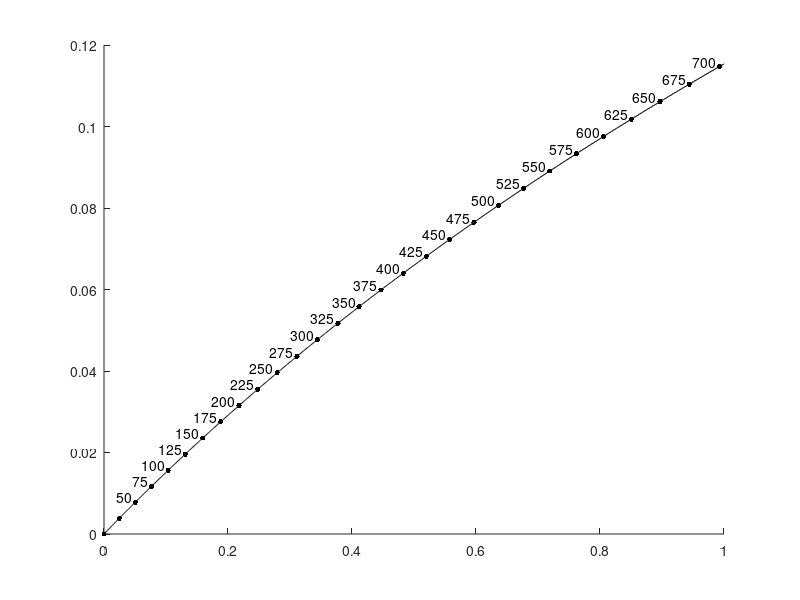

Write the MATLAB code that produced this figure. (Note: this script raises an error after producing the figure.)
%% Add Jaffey concordia curve with uncertainty

% Jaffey decay constants
    l235U = log(2)/(7.0381*10^8); % 1/Years
    l235U_sigma = log(2)/(7.0381*10^8)*0.0048/7.0381; % 1/Years
    l238U = log(2)/(4.4683*10^9); % 1/Years
    l238U_sigma = log(2)/(4.4683*10^9)*0.0024/4.4683; % 1/Years
    
    % Uncertainty of 235 decay constant relative to the 238 decay constant
    l235U_sigma_r = l235U .* sqrt((l238U_sigma/l238U).^2 + (l235U_sigma/l235U).^2); % 1/Years
    
% Schoene adjusted 235U decay constant
    l235U_Schoene = 9.8569E-10; % 1/Years
        
% Plot the concordia curve
    xl = xlim; % Note current size of figure
    tlim = log(xl+1)./l235U; % Calculate time range of current window
    t = linspace(tlim(1),tlim(2),1000); % Time vector
    r75t = exp(l235U.*t) - 1; % X axis values
    r68t = exp(l238U.*t) - 1; % Y axis values
    hold on; fill([exp((l235U-l235U_sigma_r*2).*t) - 1, fliplr(exp((l235U+l235U_sigma_r*2).*t) - 1)],[r68t, fliplr(r68t)],'k','FaceAlpha',0.2,'EdgeAlpha',0) % Two-sigma concordia uncertainty
    hold on; plot(r75t,r68t,'k') % Concordia line

    xlim(xl); % Ensure that figure size hasn't changed
    
% Calculate desired range of age markers
    scale=floor(log10(range(tlim))); % Characteristic timescale (order of magnitude)
    trange = round(tlim/10.^scale); % Minimum and maximum time to a round number
    majorstep = 0.25;
    tticks = (trange(1):majorstep:trange(2)).*10^scale; % Time ticks, to a round number
    r75tticks = exp(l235U.*tticks) - 1; % X axis values
    r68tticks = exp(l238U.*tticks) - 1; % Y axis values

% Plot age markers with text labels
    hold on; plot(r75tticks,r68tticks,'.k','MarkerSize',12)
    ticklabels = cellfun(@num2str, num2cell(tticks/10^6),'UniformOutput',false);
    xoffset = range(xlim)/200;
    yoffset = range(ylim)/100;
    test = (r75tticks-xoffset)>(xl(1)+8*xoffset) & r75tticks < xl(2);
    hold on; text(r75tticks(test)-xoffset,r68tticks(test)+yoffset,ticklabels(test),'HorizontalAlignment','right')
  
    fig = gcf;
    warning('off', 'MATLAB:print:FigureTooLargeForPage')
    fig.PaperSize = [fig.PaperPosition(3) fig.PaperPosition(4)];
    set(fig,'renderer','painters')
    